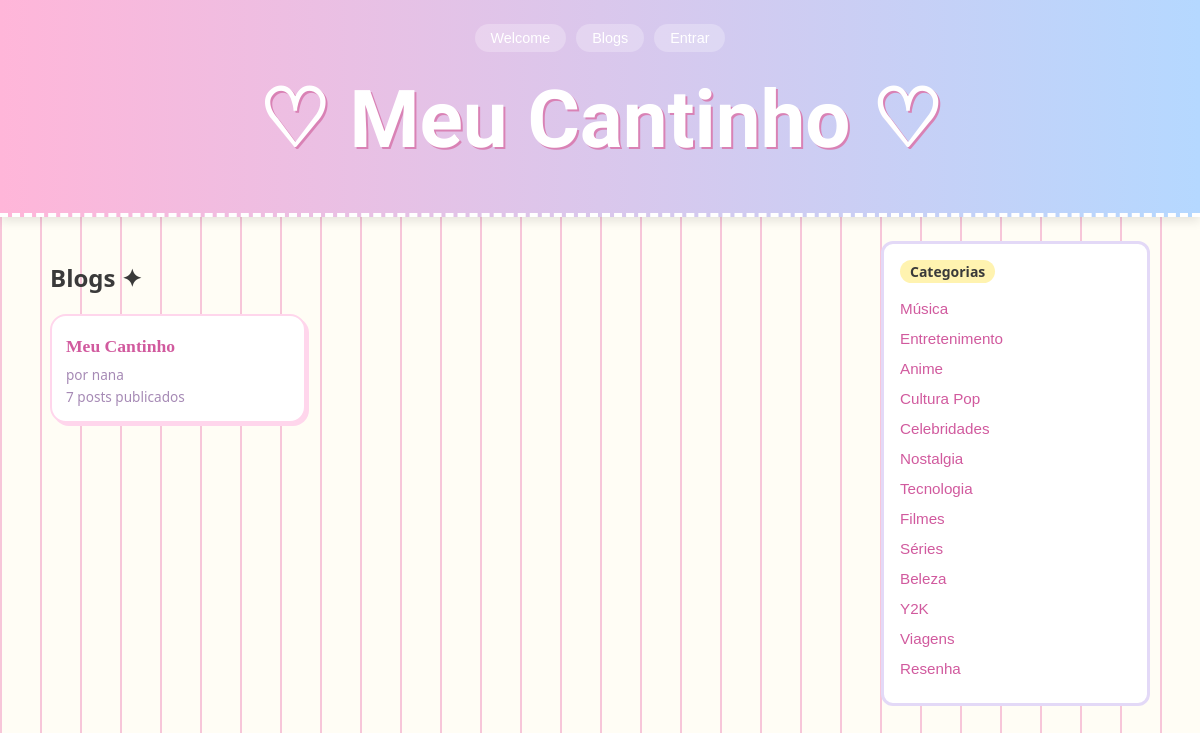
The page /blogs/ on the database as committed earlier.
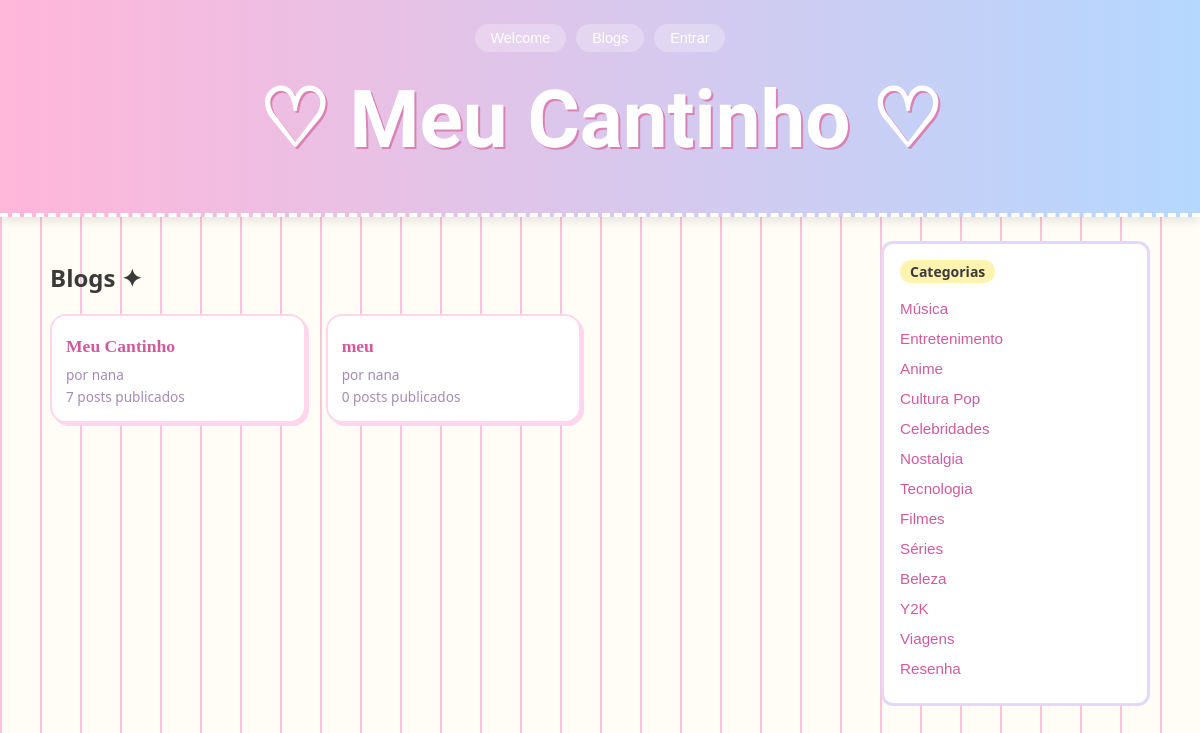
The same page on the database as committed later.
### blog/models.py (models this page shows, shortened)
class Blog(models.Model):
    nome = models.CharField(max_length=100)
    slug = models.SlugField(max_length=120, unique=True, blank=True)
    descricao = models.TextField(blank=True)
    dono = models.ForeignKey(User, on_delete=models.CASCADE, related_name='blogs')
    criado_em = models.DateTimeField(auto_now_add=True)

class Categoria(models.Model):
    nome = models.CharField(max_length=100)
    slug = models.SlugField(max_length=120, unique=True, blank=True)

### blog/views.py (the view)
# urls.py: path('blogs/', views.lista_blogs, name='lista_blogs'),
def lista_blogs(request):
    blogs = Blog.objects.annotate(
        num_posts=Count('posts', filter=Q(posts__status=Post.Status.PUBLICADO))
    ).order_by('nome')
    return render(request, 'blog/lista_blogs.html', {'blogs': blogs})

### blog/context_processors.py (called while the page is built)
def sidebar_data(request):
    posts_recentes = Post.objects.filter(
        status=Post.Status.PUBLICADO
    ).order_by('-criado_em')[:5]
    posts_mais_comentados = Post.objects.filter(
        status=Post.Status.PUBLICADO
    ).annotate(
        num_comentarios=Count('comentarios')
    ).order_by('-num_comentarios')[:5]
    categorias = Categoria.objects.all()
    total_posts = Post.objects.filter(status=Post.Status.PUBLICADO).count()
    return {
        'sidebar_posts_recentes': posts_recentes,
        'sidebar_posts_comentados': posts_mais_comentados,
        'sidebar_categorias': categorias,
        'sidebar_total_posts': total_posts,
    }

### blog/templates/blog/lista_blogs.html (shortened to what this page needs)
{% extends 'blog/base.html' %}
{% block content %}
    <h2>Blogs ✦</h2>
    <div class="grid-cards">
        {% for b in blogs %}
            <a href="{% url 'detalhe_blog' b.slug %}" class="card-post">
                <div class="card-post-info">
                    <h3>{{ b.nome }}</h3>
                    <span class="card-autor">por {{ b.dono.username }}</span><br>
                    <span class="card-data">{{ b.num_posts }} posts publicados</span>
                </div>
            </a>
        {% empty %}
            <p>Nenhum blog criado ainda.</p>
        {% endfor %}
    </div>
{% endblock %}

### blog/templates/blog/base.html (shortened to what this page needs)
<!DOCTYPE html>
<html lang="pt-br">
<head>
    {% load static %}
    <link rel="stylesheet" href="{% static 'blog/style.css' %}">
</head>
<body>
    <header>
        <nav>
            {% if user.is_authenticated %}
                <span class="saudacao">Olá, {{ user.username }}</span>
                <a href="{% url 'welcome' %}">Welcome</a>
                <a href="{% url 'lista_blogs' %}">Blogs</a>
                <a href="{% url 'meus_posts' %}">Meus posts</a>
                <a href="{% url 'revisao' %}">Revisão</a>
                <a href="{% url 'dashboard' %}">Dashboard</a>
                <form method="post" action="{% url 'logout' %}" style="display:inline">
                    {% csrf_token %}
                    <button type="submit" class="btn-sair">Sair</button>
                </form>
            {% else %}
                <a href="{% url 'welcome' %}">Welcome</a>
                <a href="{% url 'lista_blogs' %}">Blogs</a>
                <a href="{% url 'login' %}">Entrar</a>
            {% endif %}
        </nav>
        <h1><a href="{% url 'lista_posts' %}">♡ Meu Cantinho ♡</a></h1>
    </header>
    <main class="layout">
        <div class="conteudo">
            {% block content %}{% endblock %}
        </div>
        <aside class="sidebar">
            <div class="widget">
                <h3>Categorias</h3>
                <ul>
                    {% for cat in sidebar_categorias %}
                        <li><a href="{% url 'posts_por_categoria' cat.id %}">{{ cat.nome }}</a></li>
                    {% endfor %}
                </ul>
            </div>

Rows that differ between the two databases and show on the page:
added Blog: nome "meu", dono.username "nana", num_posts "0"
